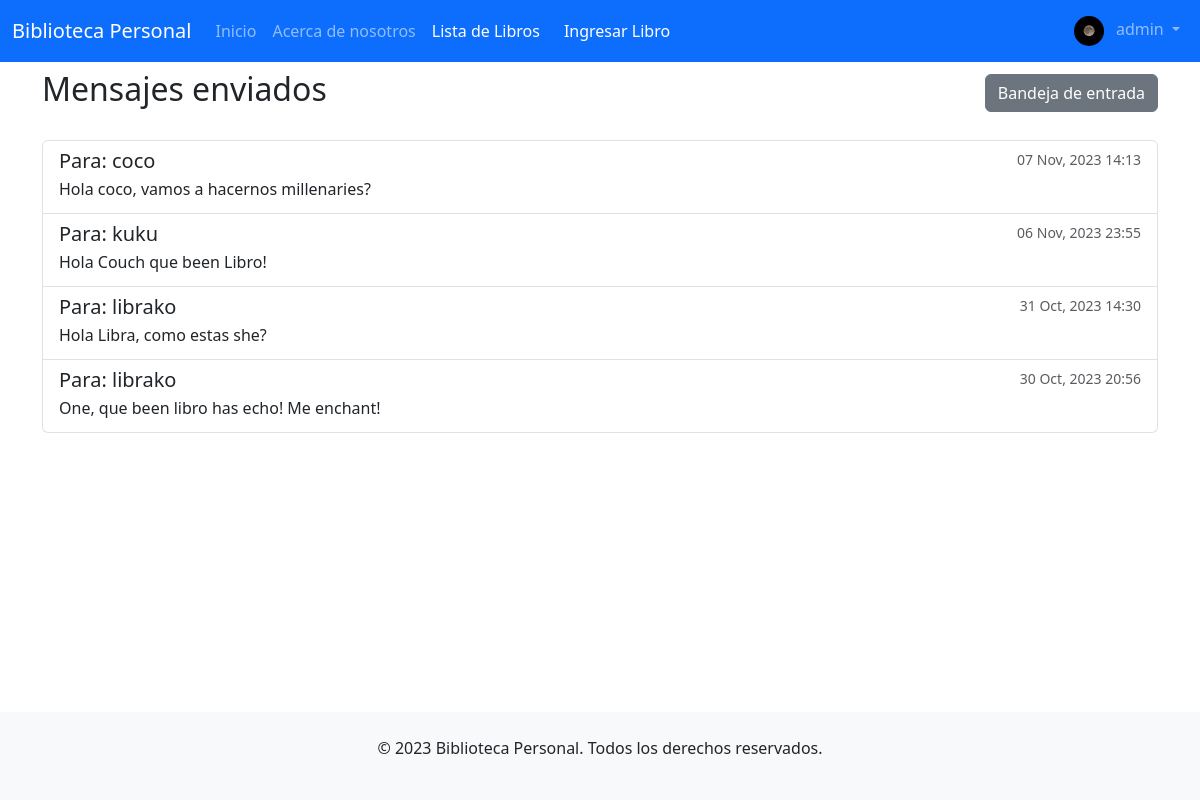
The app's page /mensajes/mensajes/enviados/ (signed in), older data.
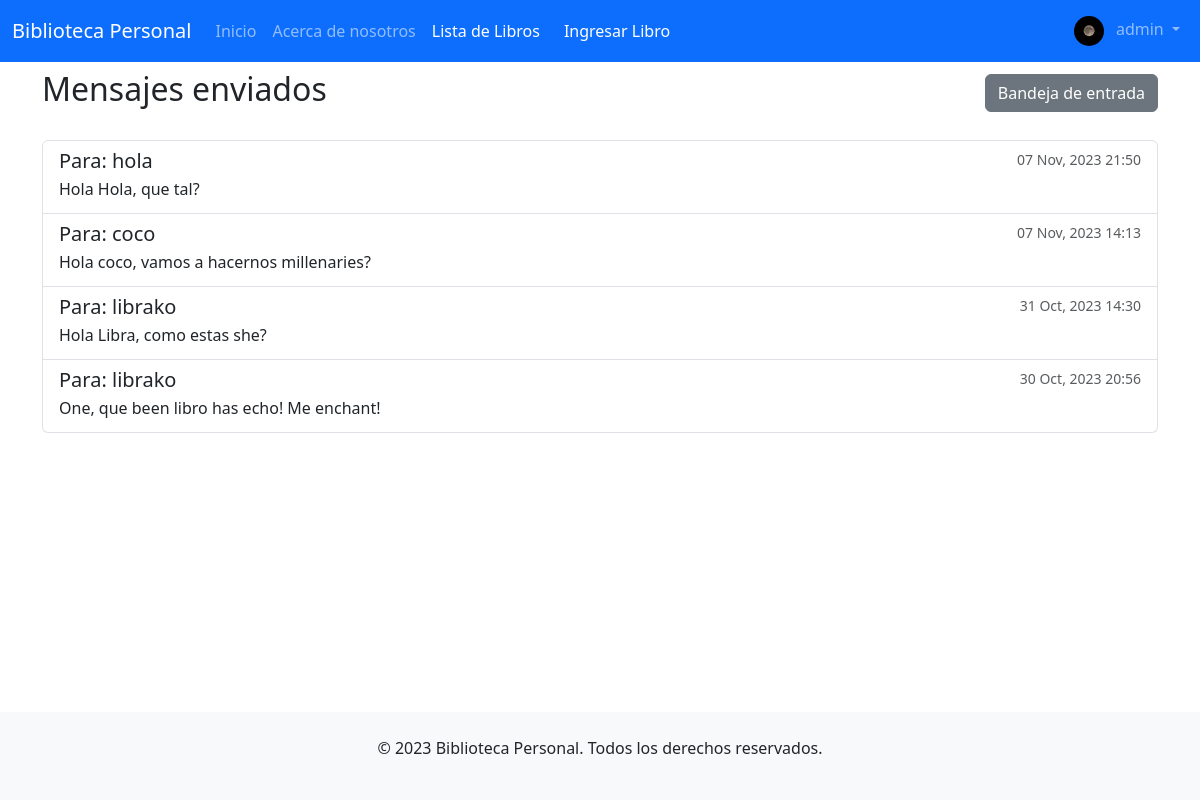
The same page, newer data.
### mensajeria/models.py (models this page shows, shortened)
class Mensaje(models.Model):
    emisor = models.ForeignKey(User, related_name='mensajes_enviados', on_delete=models.CASCADE)
    receptor = models.ForeignKey(User, related_name='mensajes_recibidos', on_delete=models.CASCADE)
    contenido = models.TextField()
    fecha_enviado = models.DateTimeField(auto_now_add=True)
    leido = models.BooleanField(default=False)
    mensaje_original = models.ForeignKey('self', null=True, blank=True, on_delete=models.SET_NULL, related_name='respuestas')

### mensajeria/views.py (the view)
# urls.py: path('mensajes/enviados/', views.mensajes_enviados, name='mensajes_enviados'),
def mensajes_enviados(request):
    mensajes = Mensaje.objects.filter(emisor=request.user).order_by('-fecha_enviado')
    return render(request, 'mensajeria/mensajes_enviados.html', {'mensajes': mensajes})

### mensajeria/templates/mensajeria/mensajes_enviados.html (shortened to what this page needs)
{% extends "inicio/homepage.html" %} {% block content %}
<div class="d-flex justify-content-between align-items-center">
    <h2>Mensajes enviados</h2>
    <div>
        <a href="{% url 'bandeja_entrada' %}" class="btn btn-secondary">Bandeja de entrada</a>
    </div>
</div>
  {% if mensajes %}
  <ul class="list-group mt-4">
    {% for mensaje in mensajes %}
    <li class="list-group-item">
      <div class="d-flex w-100 justify-content-between">
        <h5 class="mb-1">Para: {{ mensaje.receptor.username }}</h5>
        <small class="text-muted"
          >{{ mensaje.fecha_enviado|date:"d M, Y H:i" }}</small
        >
      </div>
      <p class="mb-1">{{ mensaje.contenido|truncatewords:20 }}</p>
    </li>
    {% endfor %}
  </ul>
  {% else %}
  <div class="alert alert-info mt-3">No has enviado ningún mensaje aún.</div>
  {% endif %}
{% endblock %}

Row changes from the older to the newer data that the page shows:
removed Mensaje: receptor.username "kuku", fecha_enviado "06 Nov, 2023 23:55", contenido "Hola Couch que been Libro!"
added Mensaje: receptor.username "hola", fecha_enviado "07 Nov, 2023 21:50", contenido "Hola Hola, que tal?"
